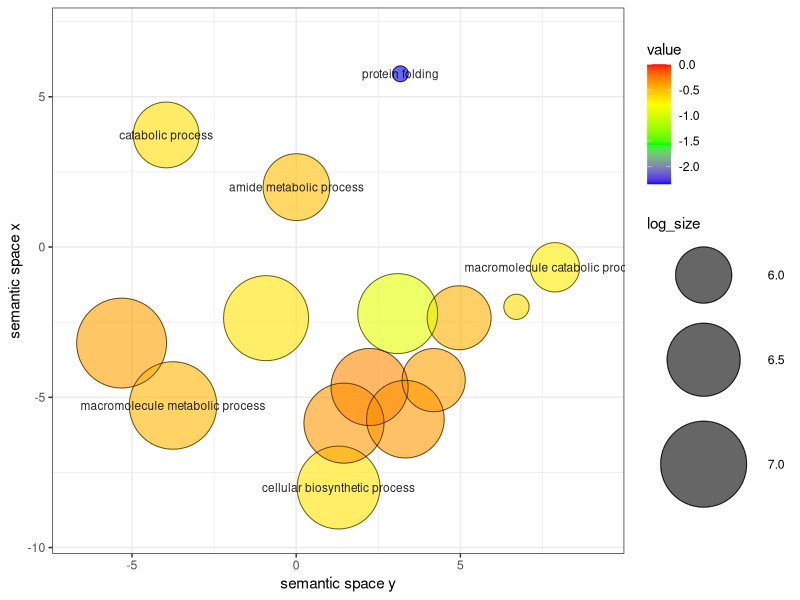

R code for this plot:
# A plotting R script produced by the Revigo server at http://revigo.irb.hr/
# If you found Revigo useful in your work, please cite the following reference:
# Supek F et al. "REVIGO summarizes and visualizes long lists of Gene Ontology
# terms" PLoS ONE 2011. doi:10.1371/journal.pone.0021800

# --------------------------------------------------------------------------
# If you don't have the ggplot2 package installed, uncomment the following line:
# install.packages( "ggplot2" );
library( ggplot2 );

# --------------------------------------------------------------------------
# If you don't have the scales package installed, uncomment the following line:
# install.packages( "scales" );
library( scales );

# --------------------------------------------------------------------------
# Here is your data from Revigo. Scroll down for plot configuration options.

revigo.names <- c("term_ID","description","frequency","plot_X","plot_Y","log_size","value","uniqueness","dispensability");
revigo.data <- rbind(c("GO:0006412","translation",5.085673767131161,4.187139271623411,-4.429065139549825,6.184402940776566,-0.3893132265438911,0.4761681301245678,0.46208387),
c("GO:0006457","protein folding",1.0590625918025878,3.172513730671663,5.763881105594827,5.502977151016975,-2.343997679317043,0.9944492079366227,0),
c("GO:0006508","proteolysis",5.350747086797883,4.962220964514914,-2.353097903851665,6.206468852551757,-0.45426993082865563,0.6280269664285861,0.36604549),
c("GO:0006807","nitrogen compound metabolic process",48.837649518475466,-5.317003849381545,-3.1959072027133986,7.1668089422978785,-0.39032130100885293,0.8300759508392611,0.17591958),
c("GO:0009056","catabolic process",6.059177012419161,-3.9583182668013848,3.7295210527983533,6.260468037413432,-0.6393725106108807,0.8960223277273017,0.06991995),
c("GO:0009057","macromolecule catabolic process",2.3186905544982737,7.8798876163350275,-0.6739605922855735,5.843297574736139,-0.7046132521512654,0.5448668395028482,-0),
c("GO:0009059","macromolecule biosynthetic process",15.258385035486357,3.3251051421043134,-5.726927613242748,6.661562823384344,-0.35493848242007736,0.6065818957493818,0.55144154),
c("GO:0019538","protein metabolic process",18.67385374490695,3.0909191675059224,-2.214618368218645,6.7492881892860686,-0.9155738745070098,0.5982016079335011,0.21715385),
c("GO:0030163","protein catabolic process",1.1278347042519765,6.706812984013423,-1.9891188046799475,5.5303008936809706,-0.6245668518300569,0.45800703804662996,0.65636613),
c("GO:0043170","macromolecule metabolic process",38.34861513800723,-3.7512567483595403,-5.272507095416528,7.061803881678349,-0.47269110594250585,0.7963535347488366,0.12436747),
c("GO:0043603","amide metabolic process",6.518961624921768,0.00887245701698903,1.993524208822707,6.292232804957447,-0.5068976165704281,0.809948626804208,0.07115478),
c("GO:0044249","cellular biosynthetic process",24.389190152163454,1.2907371725742718,-8.002459418746309,6.865251597822689,-0.6629402736794755,0.6811366080635122,0.05694207),
c("GO:0044271","cellular nitrogen compound biosynthetic process",18.93399433857433,1.4545824196871588,-5.859875328787617,6.755296478091295,-0.35295559851313124,0.6194016774682066,0.59014338),
c("GO:1901564","organonitrogen compound metabolic process",29.993834591427927,-0.917519640673261,-2.3667438695061365,6.955086199151694,-0.662177481036395,0.7251073280511637,0.25443166),
c("GO:1901566","organonitrogen compound biosynthetic process",14.63667861962968,2.2343378076679885,-4.657939898204485,6.643496794616454,-0.3047574264011313,0.5442675774075506,0.54455842));

one.data <- data.frame(revigo.data);
names(one.data) <- revigo.names;
one.data <- one.data [(one.data$plot_X != "null" & one.data$plot_Y != "null"), ];
one.data$plot_X <- as.numeric( as.character(one.data$plot_X) );
one.data$plot_Y <- as.numeric( as.character(one.data$plot_Y) );
one.data$log_size <- as.numeric( as.character(one.data$log_size) );
one.data$value <- as.numeric( as.character(one.data$value) );
one.data$frequency <- as.numeric( as.character(one.data$frequency) );
one.data$uniqueness <- as.numeric( as.character(one.data$uniqueness) );
one.data$dispensability <- as.numeric( as.character(one.data$dispensability) );
#head(one.data);


# --------------------------------------------------------------------------
# Names of the axes, sizes of the numbers and letters, names of the columns,
# etc. can be changed below

p1 <- ggplot( data = one.data );
p1 <- p1 + geom_point( aes( plot_X, plot_Y, colour = value, size = log_size), alpha = I(0.6) );
p1 <- p1 + scale_colour_gradientn( colours = c("blue", "green", "yellow", "red"), limits = c( min(one.data$value), 0) );
p1 <- p1 + geom_point( aes(plot_X, plot_Y, size = log_size), shape = 21, fill = "transparent", colour = I (alpha ("black", 0.6) ));
p1 <- p1 + scale_size( range=c(5, 30)) + theme_bw(); # + scale_fill_gradientn(colours = heat_hcl(7), limits = c(-300, 0) );
ex <- one.data [ one.data$dispensability < 0.15, ];
p1 <- p1 + geom_text( data = ex, aes(plot_X, plot_Y, label = description), colour = I(alpha("black", 0.85)), size = 3 );
p1 <- p1 + labs (y = "semantic space x", x = "semantic space y");
p1 <- p1 + theme(legend.key = element_blank()) ;
one.x_range = max(one.data$plot_X) - min(one.data$plot_X);
one.y_range = max(one.data$plot_Y) - min(one.data$plot_Y);
p1 <- p1 + xlim(min(one.data$plot_X)-one.x_range/10,max(one.data$plot_X)+one.x_range/10);
p1 <- p1 + ylim(min(one.data$plot_Y)-one.y_range/10,max(one.data$plot_Y)+one.y_range/10);


# --------------------------------------------------------------------------
# Output the plot to screen
pdf( file="S_C_VS_T1_scatterplot.pdf", width=16, height=9 ) 
p1
dev.off()


